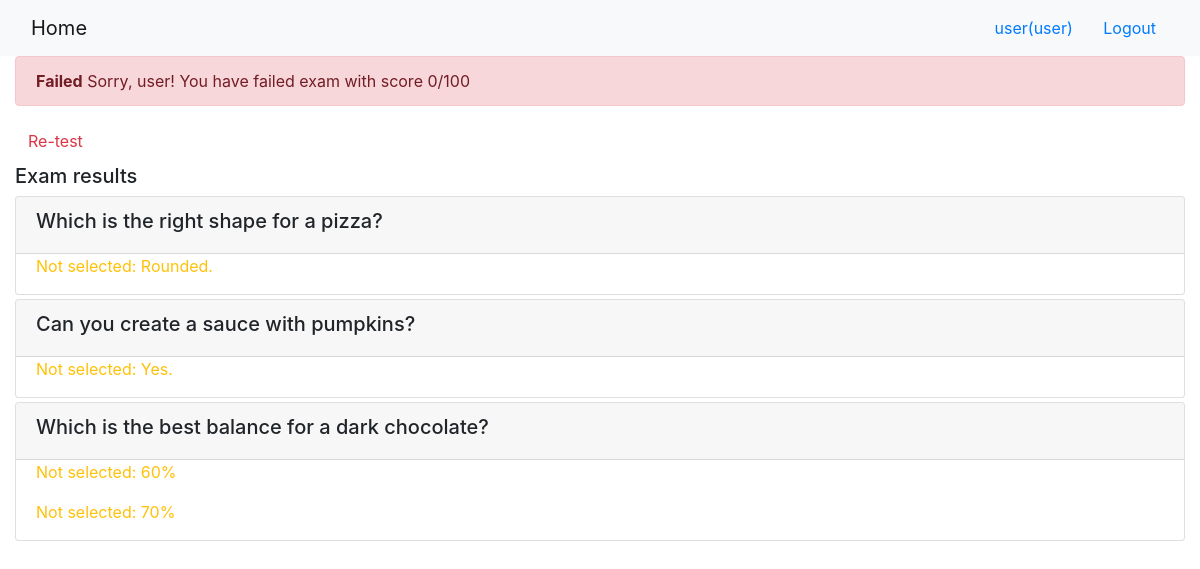
Page /onlinecourse/course/3/submission/3/result/ (signed in) on the committed database.
### onlinecourse/models.py (models this page shows, shortened)
class Question(models.Model):
    lessons = models.ForeignKey(Course, on_delete=models.CASCADE, null=True)
    grade = models.IntegerField(default=0)
    question_text = models.TextField(max_length=300)

class Choice(models.Model):
    questions = models.ForeignKey(Question, on_delete=models.CASCADE, null=True)
    choice_text = models.TextField(max_length=300)
    is_correct = models.BooleanField(default=False)
    courses = models.ForeignKey(Course, on_delete=models.CASCADE, null=True)

### onlinecourse/views.py (the view)
# urls.py: path('course/<int:course_id>/submission/<int:submission_id>/result/', views.show_exam_result, name='show_exam_result'),
def show_exam_result(request, course_id, submission_id):
    context = {}
    course = Course.objects.get(id=course_id)
    submission = Submission.objects.get(id=submission_id)
    choices = submission.choices.all()
    total_score = 0
    for choice in choices:
        if choice.is_correct:
            total_score += choice.questions.grade
    total_score = max(total_score, 0)
    context["course"] = course
    context["submission"] = submission
    context["grade"] = total_score
    print(context)
    return render(request, 'onlinecourse/exam_result_bootstrap.html', context)

### onlinecourse/models.py (called while the page is built)
    def __str__(self):
        return "Name: " + self.name + "," + \
               "Description: " + self.description

### onlinecourse/templates/onlinecourse/exam_result_bootstrap.html (shortened to what this page needs)
<!DOCTYPE html>
<html lang="en">
<head>
    {% load static %}
    <link rel="stylesheet" href="https://maxcdn.bootstrapcdn.com/bootstrap/4.5.2/css/bootstrap.min.css">
</head>
<body>
 <nav class="navbar navbar-light bg-light">
    <div class="container-fluid">
        <div class="navbar-header">
              <a class="navbar-brand" href="{% url 'onlinecourse:index' %}">Home</a>
        </div>
        <ul class="nav navbar-nav navbar-right">
            {% if user.is_authenticated %}
            <li>
                <a class="btn btn-link" href="#">{{ user.first_name }}({{ user.username }})</a>
                <a class="btn btn-link" href="{% url 'onlinecourse:logout' %}">Logout</a>
            </li>
            {% endif %}
        </ul>
    </div>
</nav>
<div class="container-fluid">
    {% if grade > 80 %}
        <div class="alert alert-success">
            <b>Congratulation, {{user.username}}!</b> You have passed the exam and completed the course with {{grade}}/100
        </div>
    {% else %}
        <div class="alert alert-danger">
            <b>Failed</b> Sorry, {{user.username}}! You have failed exam with score {{grade}}/100
        </div>
        <a class="btn btn-link text-danger" href="{% url 'onlinecourse:course_details' course.id %}">Re-test</a>
    {% endif %}
        <div class="card-columns-vertical mt-1">
        <h5 class="">Exam results</h5>
            <form id="questions" >
                    {% for question in course.question_set.all %}
                        <div class="card mt-1">
                            <div class="card-header">
                                <h5>{{question.question_text}}</h5>
                            </div>
                            <div class="for-group">
                                {% for choice in question.choice_set.all %}
                                    {% if choice.is_correct and choice not in submission.choices.all %}
                                        <div class="form-check">
                                            <label class="form-check-label">
                                                <p type="text" class="text-warning" id="{{choice.id}}" >
                                                    Not selected: {{choice.choice_text}}
                                                </p>
                                            </label>
                                        </div>
                                    {% endif %}
                                {% endfor %}
                            </div>
                        </div>
                    {% endfor %}
            </form>
        </div>
    </div>
</body>
</html>

### rows in the picture
Question: question_text "Which is the right shape for a pizza?"
Choice: choice_text "Rounded."
Question: question_text "Can you create a sauce with pumpkins?"
Choice: choice_text "Yes."
Question: question_text "Which is the best balance for a dark chocolate?"
Choice: choice_text "60%"
Choice: choice_text "70%"

### other values in the picture
{{ user.first_name }} "user"
{{ user.username }} "user"
{{ grade }} "0"
